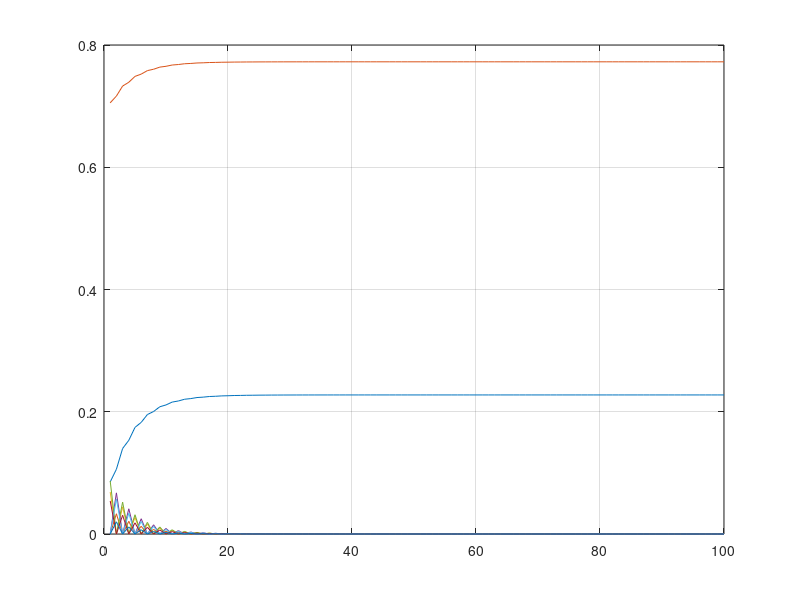
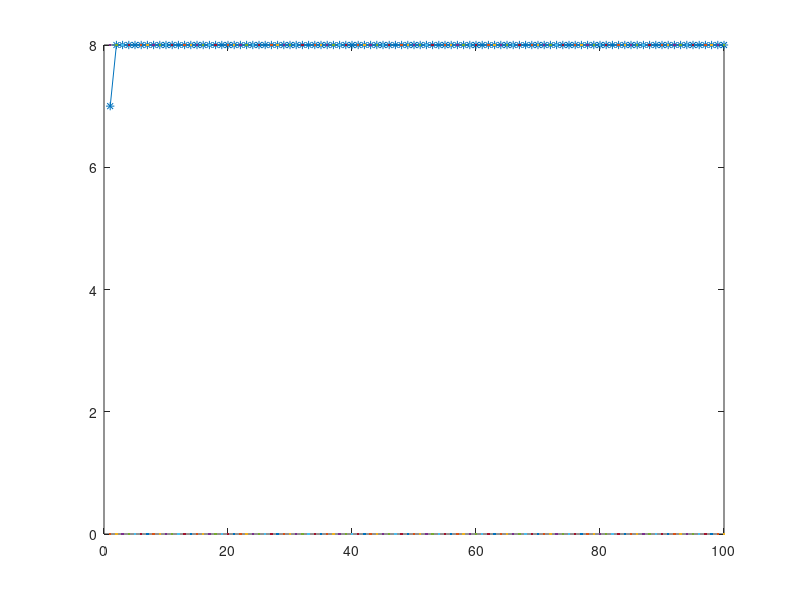

These charts were generated, in order, by the following MATLAB code:
clc
clear

n = 8;
p = 0.45;
q = 1 - p;
d = zeros(n + 1, 1);
d(1) = q;
d(n + 1) = p;

P = diag(p * ones(n, 1), 1) + diag(q * ones(n, 1), -1);
P(1, :) = eye(1, n + 1);
P(n + 1, :) = flip(eye(1, n + 1));
P

first = ceil(rand(1, 1) * (n - 1));
P0 = zeros(1, n+1);
P0(first+1) = 1;
P0

P_lim_pract = P0 * P^100

Pinf = ((q/p)^first- (q/p)^n) / (1 - (q/p)^n)
Qinf = (1-(q/p)^first) / (1-(q/p)^n)

for i=1:100
  Pd(i,:) = P0 * P^(10+3*i);
endfor
figure(1)
plot(Pd), grid

steps = 100;
path(1) = first;
for i=2:steps
  if(path(i-1) == 0 || path(i -1) == n)
    path(i) = path(i -1);
   else
    if(rand() > p)
      path(i) = path(i - 1) - 1;
    else
      path(i) = path(i - 1) + 1;
    endif
   endif
endfor
i = 1:1:steps;
figure(2)
plot(i, path, '-*', i, 0, i, n)
